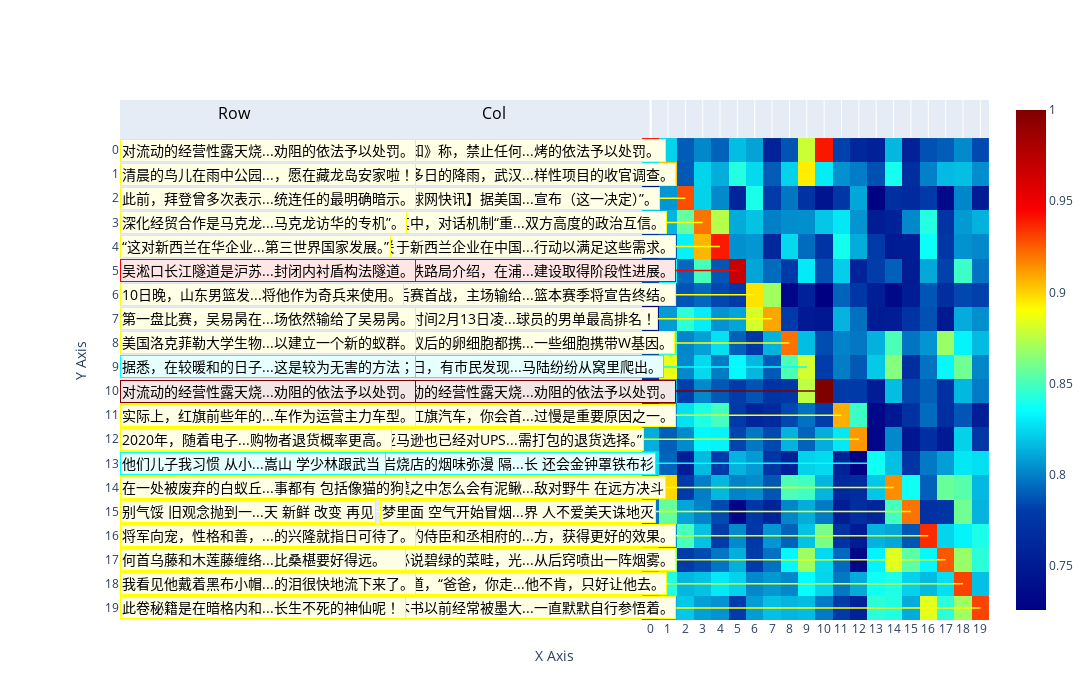

The notebook cell saved with this chart:
### Code cell
import pandas as pd
from lib.heatmap import Heatmap
# positions = [(i, i) for i in range(0, 20, 2)] + [(1, 5), (2, 3), (15, 9), (5, 13), (17, 7)]
# heatmap = Heatmap(df, positions)
df = pd.DataFrame({ "first":text_left, 
                    "second":text_right, 
                    "first_embed":[np.array(embeddings_left[i]) for i in range(len(embeddings_left))], 
                    "second_embed":[np.array(embeddings_right[i]) for i in range(len(embeddings_right))]})
heatmap = Heatmap(df)
heatmap.create_heatmap(font_path='./lib/arial.ttf')

### Figure 1 — Plotly figure (JSON) as saved in the notebook; plotly's stock layout.template omitted (floating-point values rounded to 4 significant figures; data arrays with more than 128 entries replaced by an {"elided": "..."} marker saying what was removed)
{"data": [{"colorscale": [[0, "rgb(0,0,131)"], [0.2, "rgb(0,60,170)"], [0.4, "rgb(5,255,255)"], [0.6, "rgb(255,255,0)"], [0.8, "rgb(250,0,0)"], [1, "rgb(128,0,0)"]], "type": "heatmap", "z": {"elided": "20x20 float values"}}], "layout": {"annotations": [{"font": {"color": "black", "size": 16}, "showarrow": false, "text": "Col", "x": -9, "xanchor": "center", "xref": "x", "y": -1, "yanchor": "bottom", "yref": "y"}, {"font": {"color": "black", "size": 16}, "showarrow": false, "text": "Row", "x": -24, "xanchor": "center", "xref": "x", "y": -1, "yanchor": "bottom", "yref": "y"}, {"bgcolor": "#ffffe6", "bordercolor": "rgb(255,255,0)", "font": {"color": "black", "size": 14}, "showarrow": false, "text": "《通知》称，禁止任何...烤的依法予以处罚。\n", "x": -15, "xanchor": "left", "xref": "x", "xshift": -10, "y": 0, "yanchor": "middle", "yref": "y", "yshift": 0}, {"bgcolor": "#ffffe6", "bordercolor": "rgb(255,255,0)", "font": {"color": "black", "size": 14}, "showarrow": false, "text": "对流动的经营性露天烧...劝阻的依法予以处罚。", "x": -30, "xanchor": "left", "xref": "x", "xshift": -10, "y": 0, "yanchor": "middle", "yref": "y", "yshift": 0}, {"bgcolor": "#ffffe6", "bordercolor": "rgb(255,255,0)", "font": {"color": "black", "size": 14}, "showarrow": false, "text": "连续多日的降雨，武汉...样性项目的收官调查。", "x": -15, "xanchor": "left", "xref": "x", "xshift": -10, "y": 1, "yanchor": "middle", "yref": "y", "yshift": 0}, {"bgcolor": "#ffffe6", "bordercolor": "rgb(255,255,0)", "font": {"color": "black", "size": 14}, "showarrow": false, "text": "清晨的鸟儿在雨中公园...，愿在藏龙岛安家啦！", "x": -30, "xanchor": "left", "xref": "x", "xshift": -10, "y": 1, "yanchor": "middle", "yref": "y", "yshift": 0}, {"bgcolor": "#ffffe6", "bordercolor": "rgb(255,255,0)", "font": {"color": "black", "size": 14}, "showarrow": false, "text": "【环球网快讯】据美国...宣布（这一决定）”。", "x": -15, "xanchor": "left", "xref": "x", "xshift": -10, "y": 2, "yanchor": "middle", "yref": "y", "yshift": 0}, {"bgcolor": "#ffffe6", "bordercolor": "rgb(255,255,0)", "font": {"color": "black", "size": 14}, "showarrow": false, "text": "此前，拜登曾多次表示...统连任的最明确暗示。", "x": -30, "xanchor": "left", "xref": "x", "xshift": -10, "y": 2, "yanchor": "middle", "yref": "y", "yshift": 0}, {"bgcolor": "#ffffe6", "bordercolor": "rgb(255,255,0)", "font": {"color": "black", "size": 14}, "showarrow": false, "text": "这其中，对话机制“重...双方高度的政治互信。", "x": -15, "xanchor": "left", "xref": "x", "xshift": -10, "y": 3, "yanchor": "middle", "yref": "y", "yshift": 0}, {"bgcolor": "#ffffe6", "bordercolor": "rgb(255,255,0)", "font": {"color": "black", "size": 14}, "showarrow": false, "text": "深化经贸合作是马克龙...马克龙访华的专机”。", "x": -30, "xanchor": "left", "xref": "x", "xshift": -10, "y": 3, "yanchor": "middle", "yref": "y", "yshift": 0}, {"bgcolor": "#ffffe6", "bordercolor": "rgb(255,255,0)", "font": {"color": "black", "size": 14}, "showarrow": false, "text": "关于新西兰企业在中国...行动以满足这些需求。", "x": -15, "xanchor": "left", "xref": "x", "xshift": -10, "y": 4, "yanchor": "middle", "yref": "y", "yshift": 0}, {"bgcolor": "#ffffe6", "bordercolor": "rgb(255,255,0)", "font": {"color": "black", "size": 14}, "showarrow": false, "text": "“这对新西兰在华企业...第三世界国家发展。”", "x": -30, "xanchor": "left", "xref": "x", "xshift": -10, "y": 4, "yanchor": "middle", "yref": "y", "yshift": 0}, {"bgcolor": "#ffe6e6", "bordercolor": "rgb(250,0,0)", "font": {"color": "black", "size": 14}, "showarrow": false, "text": "上海铁路局介绍，在浦...建设取得阶段性进展。", "x": -15, "xanchor": "left", "xref": "x", "xshift": -10, "y": 5, "yanchor": "middle", "yref": "y", "yshift": 0}, {"bgcolor": "#ffe6e6", "bordercolor": "rgb(250,0,0)", "font": {"color": "black", "size": 14}, "showarrow": false, "text": "吴淞口长江隧道是沪苏...封闭内衬盾构法隧道。", "x": -30, "xanchor": "left", "xref": "x", "xshift": -10, "y": 5, "yanchor": "middle", "yref": "y", "yshift": 0}, {"bgcolor": "#ffffe6", "bordercolor": "rgb(255,255,0)", "font": {"color": "black", "size": 14}, "showarrow": false, "text": "季后赛首战，主场输给...篮本赛季将宣告终结。", "x": -15, "xanchor": "left", "xref": "x", "xshift": -10, "y": 6, "yanchor": "middle", "yref": "y", "yshift": 0}, {"bgcolor": "#ffffe6", "bordercolor": "rgb(255,255,0)", "font": {"color": "black", "size": 14}, "showarrow": false, "text": "10日晚，山东男篮发...将他作为奇兵来使用。", "x": -30, "xanchor": "left", "xref": "x", "xshift": -10, "y": 6, "yanchor": "middle", "yref": "y", "yshift": 0}, {"bgcolor": "#ffffe6", "bordercolor": "rgb(255,255,0)", "font": {"color": "black", "size": 14}, "showarrow": false, "text": "北京时间2月13日凌...球员的男单最高排名！", "x": -15, "xanchor": "left", "xref": "x", "xshift": -10, "y": 7, "yanchor": "middle", "yref": "y", "yshift": 0}, {"bgcolor": "#ffffe6", "bordercolor": "rgb(255,255,0)", "font": {"color": "black", "size": 14}, "showarrow": false, "text": "第一盘比赛，吴易昺在...场依然输给了吴易昺。", "x": -30, "xanchor": "left", "xref": "x", "xshift": -10, "y": 7, "yanchor": "middle", "yref": "y", "yshift": 0}, {"bgcolor": "#ffffe6", "bordercolor": "rgb(255,255,0)", "font": {"color": "black", "size": 14}, "showarrow": false, "text": "所有蚁后的卵细胞都携...一些细胞携带W基因。", "x": -15, "xanchor": "left", "xref": "x", "xshift": -10, "y": 8, "yanchor": "middle", "yref": "y", "yshift": 0}, {"bgcolor": "#ffffe6", "bordercolor": "rgb(255,255,0)", "font": {"color": "black", "size": 14}, "showarrow": false, "text": "美国洛克菲勒大学生物...以建立一个新的蚁群。", "x": -30, "xanchor": "left", "xref": "x", "xshift": -10, "y": 8, "yanchor": "middle", "yref": "y", "yshift": 0}, {"bgcolor": "#e6ffff", "bordercolor": "rgb(5,255,255)", "font": {"color": "black", "size": 14}, "showarrow": false, "text": "4月9日，有市民发现...马陆纷纷从窝里爬出。", "x": -15, "xanchor": "left", "xref": "x", "xshift": -10, "y": 9, "yanchor": "middle", "yref": "y", "yshift": 0}, {"bgcolor": "#e6ffff", "bordercolor": "rgb(5,255,255)", "font": {"color": "black", "size": 14}, "showarrow": false, "text": "据悉，在较暖和的日子...这是较为无害的方法；", "x": -30, "xanchor": "left", "xref": "x", "xshift": -10, "y": 9, "yanchor": "middle", "yref": "y", "yshift": 0}, {"bgcolor": "#f2e6e6", "bordercolor": "rgb(128,0,0)", "font": {"color": "black", "size": 14}, "showarrow": false, "text": "对流动的经营性露天烧...劝阻的依法予以处罚。", "x": -15, "xanchor": "left", "xref": "x", "xshift": -10, "y": 10, "yanchor": "middle", "yref": "y", "yshift": 0}, {"bgcolor": "#f2e6e6", "bordercolor": "rgb(128,0,0)", "font": {"color": "black", "size": 14}, "showarrow": false, "text": "对流动的经营性露天烧...劝阻的依法予以处罚。", "x": -30, "xanchor": "left", "xref": "x", "xshift": -10, "y": 10, "yanchor": "middle", "yref": "y", "yshift": 0}, {"bgcolor": "#ffffe6", "bordercolor": "rgb(255,255,0)", "font": {"color": "black", "size": 14}, "showarrow": false, "text": "提到红旗汽车，你会首...过慢是重要原因之一。", "x": -15, "xanchor": "left", "xref": "x", "xshift": -10, "y": 11, "yanchor": "middle", "yref": "y", "yshift": 0}, {"bgcolor": "#ffffe6", "bordercolor": "rgb(255,255,0)", "font": {"color": "black", "size": 14}, "showarrow": false, "text": "实际上，红旗前些年的...车作为运营主力车型。", "x": -30, "xanchor": "left", "xref": "x", "xshift": -10, "y": 11, "yanchor": "middle", "yref": "y", "yshift": 0}, {"bgcolor": "#ffffe6", "bordercolor": "rgb(255,255,0)", "font": {"color": "black", "size": 14}, "showarrow": false, "text": "亚马逊也已经对UPS...需打包的退货选择。”", "x": -15, "xanchor": "left", "xref": "x", "xshift": -10, "y": 12, "yanchor": "middle", "yref": "y", "yshift": 0}, {"bgcolor": "#ffffe6", "bordercolor": "rgb(255,255,0)", "font": {"color": "black", "size": 14}, "showarrow": false, "text": "2020年，随着电子...购物者退货概率更高。", "x": -30, "xanchor": "left", "xref": "x", "xshift": -10, "y": 12, "yanchor": "middle", "yref": "y", "yshift": 0}, {"bgcolor": "#e6ffff", "bordercolor": "rgb(5,255,255)", "font": {"color": "black", "size": 14}, "showarrow": false, "text": "岩烧店的烟味弥漫 隔...长 还会金钟罩铁布衫", "x": -15, "xanchor": "left", "xref": "x", "xshift": -10, "y": 13, "yanchor": "middle", "yref": "y", "yshift": 0}, {"bgcolor": "#e6ffff", "bordercolor": "rgb(5,255,255)", "font": {"color": "black", "size": 14}, "showarrow": false, "text": "他们儿子我习惯 从小...嵩山 学少林跟武当 ", "x": -30, "xanchor": "left", "xref": "x", "xshift": -10, "y": 13, "yanchor": "middle", "yref": "y", "yshift": 0}, {"bgcolor": "#ffffe6", "bordercolor": "rgb(255,255,0)", "font": {"color": "black", "size": 14}, "showarrow": false, "text": "沙漠之中怎么会有泥鳅...敌对野牛 在远方决斗", "x": -15, "xanchor": "left", "xref": "x", "xshift": -10, "y": 14, "yanchor": "middle", "yref": "y", "yshift": 0}, {"bgcolor": "#ffffe6", "bordercolor": "rgb(255,255,0)", "font": {"color": "black", "size": 14}, "showarrow": false, "text": "在一处被废弃的白蚁丘...事都有 包括像猫的狗", "x": -30, "xanchor": "left", "xref": "x", "xshift": -10, "y": 14, "yanchor": "middle", "yref": "y", "yshift": 0}, {"bgcolor": "#ffffe6", "bordercolor": "rgb(255,255,0)", "font": {"color": "black", "size": 14}, "showarrow": false, "text": "梦里面 空气开始冒烟...界 人不爱美天诛地灭", "x": -15, "xanchor": "left", "xref": "x", "xshift": -10, "y": 15, "yanchor": "middle", "yref": "y", "yshift": 0}, {"bgcolor": "#ffffe6", "bordercolor": "rgb(255,255,0)", "font": {"color": "black", "size": 14}, "showarrow": false, "text": "别气馁 旧观念抛到一...天 新鲜 改变 再见", "x": -30, "xanchor": "left", "xref": "x", "xshift": -10, "y": 15, "yanchor": "middle", "yref": "y", "yshift": 0}, {"bgcolor": "#ffffe6", "bordercolor": "rgb(255,255,0)", "font": {"color": "black", "size": 14}, "showarrow": false, "text": "皇宫的侍臣和丞相府的...方，获得更好的效果。", "x": -15, "xanchor": "left", "xref": "x", "xshift": -10, "y": 16, "yanchor": "middle", "yref": "y", "yshift": 0}, {"bgcolor": "#ffffe6", "bordercolor": "rgb(255,255,0)", "font": {"color": "black", "size": 14}, "showarrow": false, "text": "将军向宠，性格和善，...的兴隆就指日可待了。", "x": -30, "xanchor": "left", "xref": "x", "xshift": -10, "y": 16, "yanchor": "middle", "yref": "y", "yshift": 0}, {"bgcolor": "#ffffe6", "bordercolor": "rgb(255,255,0)", "font": {"color": "black", "size": 14}, "showarrow": false, "text": "不必说碧绿的菜畦，光...从后窍喷出一阵烟雾。", "x": -15, "xanchor": "left", "xref": "x", "xshift": -10, "y": 17, "yanchor": "middle", "yref": "y", "yshift": 0}, {"bgcolor": "#ffffe6", "bordercolor": "rgb(255,255,0)", "font": {"color": "black", "size": 14}, "showarrow": false, "text": "何首乌藤和木莲藤缠络...比桑椹要好得远。 　", "x": -30, "xanchor": "left", "xref": "x", "xshift": -10, "y": 17, "yanchor": "middle", "yref": "y", "yshift": 0}, {"bgcolor": "#ffffe6", "bordercolor": "rgb(255,255,0)", "font": {"color": "black", "size": 14}, "showarrow": false, "text": "我说道，“爸爸，你走...他不肯，只好让他去。", "x": -15, "xanchor": "left", "xref": "x", "xshift": -10, "y": 18, "yanchor": "middle", "yref": "y", "yshift": 0}, {"bgcolor": "#ffffe6", "bordercolor": "rgb(255,255,0)", "font": {"color": "black", "size": 14}, "showarrow": false, "text": "我看见他戴着黑布小帽...的泪很快地流下来了。", "x": -30, "xanchor": "left", "xref": "x", "xshift": -10, "y": 18, "yanchor": "middle", "yref": "y", "yshift": 0}, {"bgcolor": "#ffffe6", "bordercolor": "rgb(255,255,0)", "font": {"color": "black", "size": 14}, "showarrow": false, "text": "这本书以前经常被墨大...一直默默自行参悟着。", "x": -15, "xanchor": "left", "xref": "x", "xshift": -10, "y": 19, "yanchor": "middle", "yref": "y", "yshift": 0}, {"bgcolor": "#ffffe6", "bordercolor": "rgb(255,255,0)", "font": {"color": "black", "size": 14}, "showarrow": false, "text": "此卷秘籍是在暗格内和...长生不死的神仙呢！\n", "x": -30, "xanchor": "left", "xref": "x", "xshift": -10, "y": 19, "yanchor": "middle", "yref": "y", "yshift": 0}], "height": 700, "margin": {"l": 120}, "shapes": [{"line": {"color": "rgb(255,255,0)", "width": 1.5}, "type": "line", "x0": -4.578, "x1": 0, "xref": "x", "y0": 0, "y1": 0, "yref": "y"}, {"line": {"color": "rgb(255,255,0)", "width": 1.5}, "type": "line", "x0": -4.578, "x1": 1, "xref": "x", "y0": 1, "y1": 1, "yref": "y"}, {"line": {"color": "rgb(255,255,0)", "width": 1.5}, "type": "line", "x0": -4.511, "x1": 2, "xref": "x", "y0": 2, "y1": 2, "yref": "y"}, {"line": {"color": "rgb(255,255,0)", "width": 1.5}, "type": "line", "x0": -4.511, "x1": 3, "xref": "x", "y0": 3, "y1": 3, "yref": "y"}, {"line": {"color": "rgb(255,255,0)", "width": 1.5}, "type": "line", "x0": -4.578, "x1": 4, "xref": "x", "y0": 4, "y1": 4, "yref": "y"}, {"line": {"color": "rgb(250,0,0)", "width": 1.5}, "type": "line", "x0": -4.578, "x1": 5, "xref": "x", "y0": 5, "y1": 5, "yref": "y"}, {"line": {"color": "rgb(255,255,0)", "width": 1.5}, "type": "line", "x0": -4.578, "x1": 6, "xref": "x", "y0": 6, "y1": 6, "yref": "y"}, {"line": {"color": "rgb(255,255,0)", "width": 1.5}, "type": "line", "x0": -4.478, "x1": 7, "xref": "x", "y0": 7, "y1": 7, "yref": "y"}, {"line": {"color": "rgb(255,255,0)", "width": 1.5}, "type": "line", "x0": -4.6, "x1": 8, "xref": "x", "y0": 8, "y1": 8, "yref": "y"}, {"line": {"color": "rgb(5,255,255)", "width": 1.5}, "type": "line", "x0": -4.511, "x1": 9, "xref": "x", "y0": 9, "y1": 9, "yref": "y"}, {"line": {"color": "rgb(128,0,0)", "width": 1.5}, "type": "line", "x0": -4.578, "x1": 10, "xref": "x", "y0": 10, "y1": 10, "yref": "y"}, {"line": {"color": "rgb(255,255,0)", "width": 1.5}, "type": "line", "x0": -4.578, "x1": 11, "xref": "x", "y0": 11, "y1": 11, "yref": "y"}, {"line": {"color": "rgb(255,255,0)", "width": 1.5}, "type": "line", "x0": -4.456, "x1": 12, "xref": "x", "y0": 12, "y1": 12, "yref": "y"}, {"line": {"color": "rgb(5,255,255)", "width": 1.5}, "type": "line", "x0": -4.422, "x1": 13, "xref": "x", "y0": 13, "y1": 13, "yref": "y"}, {"line": {"color": "rgb(255,255,0)", "width": 1.5}, "type": "line", "x0": -4.5, "x1": 14, "xref": "x", "y0": 14, "y1": 14, "yref": "y"}, {"line": {"color": "rgb(255,255,0)", "width": 1.5}, "type": "line", "x0": -4.422, "x1": 15, "xref": "x", "y0": 15, "y1": 15, "yref": "y"}, {"line": {"color": "rgb(255,255,0)", "width": 1.5}, "type": "line", "x0": -4.578, "x1": 16, "xref": "x", "y0": 16, "y1": 16, "yref": "y"}, {"line": {"color": "rgb(255,255,0)", "width": 1.5}, "type": "line", "x0": -4.578, "x1": 17, "xref": "x", "y0": 17, "y1": 17, "yref": "y"}, {"line": {"color": "rgb(255,255,0)", "width": 1.5}, "type": "line", "x0": -4.511, "x1": 18, "xref": "x", "y0": 18, "y1": 18, "yref": "y"}, {"line": {"color": "rgb(255,255,0)", "width": 1.5}, "type": "line", "x0": -4.578, "x1": 19, "xref": "x", "y0": 19, "y1": 19, "yref": "y"}], "width": 1400, "xaxis": {"tickmode": "array", "ticktext": [0, 1, 2, 3, 4, 5, 6, 7, 8, 9, 10, 11, 12, 13, 14, 15, 16, 17, 18, 19], "tickvals": [0, 1, 2, 3, 4, 5, 6, 7, 8, 9, 10, 11, 12, 13, 14, 15, 16, 17, 18, 19], "title": {"text": "X Axis"}}, "yaxis": {"autorange": "reversed", "tickmode": "array", "ticktext": [0, 1, 2, 3, 4, 5, 6, 7, 8, 9, 10, 11, 12, 13, 14, 15, 16, 17, 18, 19], "tickvals": [0, 1, 2, 3, 4, 5, 6, 7, 8, 9, 10, 11, 12, 13, 14, 15, 16, 17, 18, 19], "title": {"text": "Y Axis"}}}}
